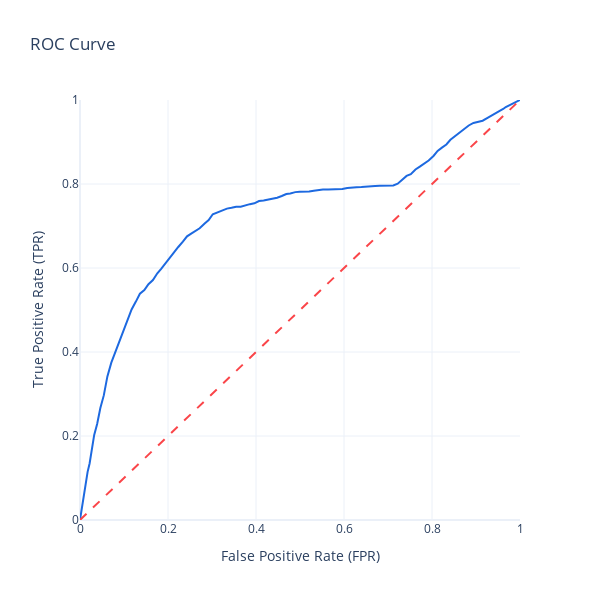

Notebook cell for this chart:
### Code cell
plot.roc_curve(fpr_current_model, tpr_current_model, thresholds_current_model)
